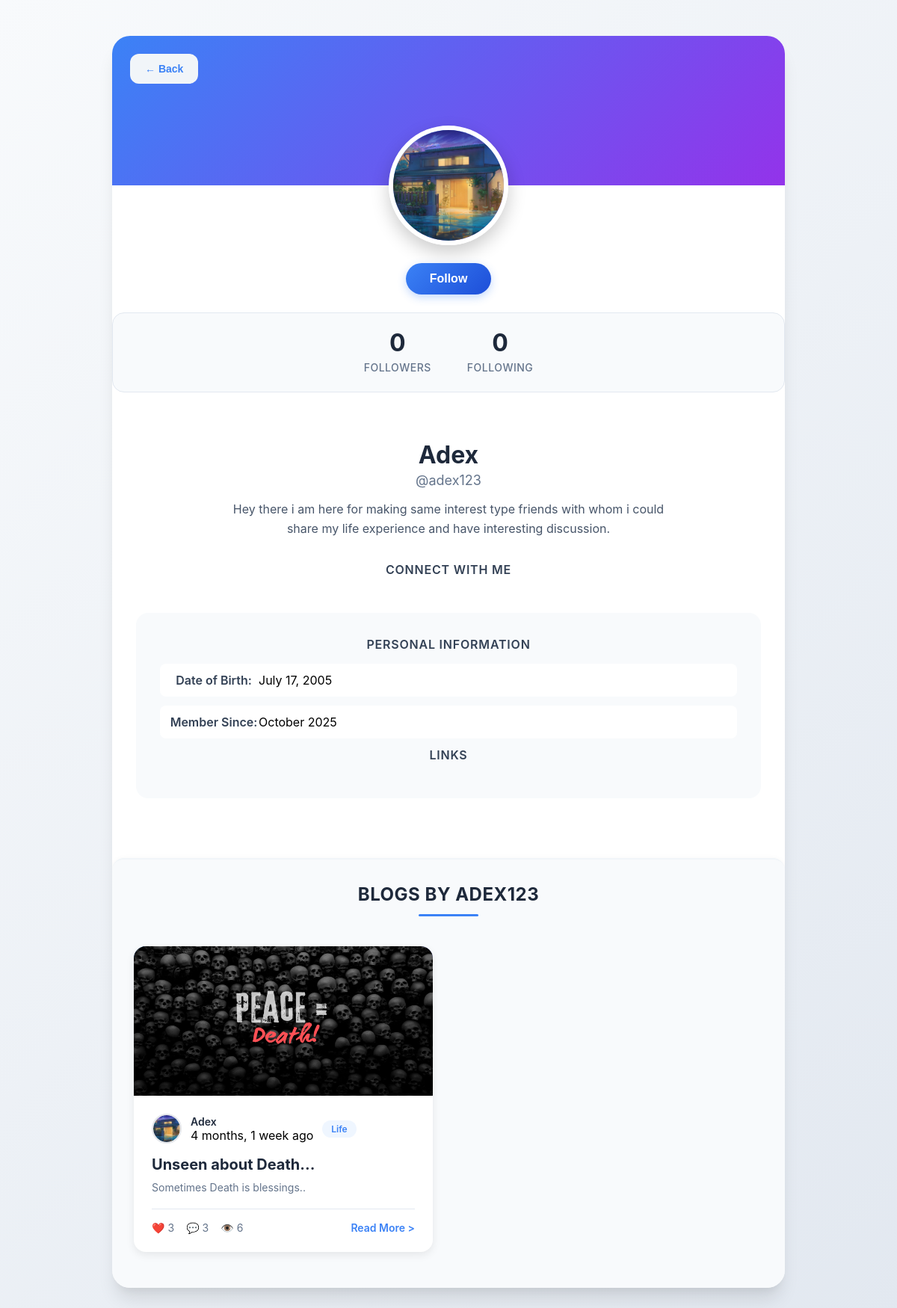
/blogs/user/adex123/ (signed in), run on an earlier commit of the app's database.
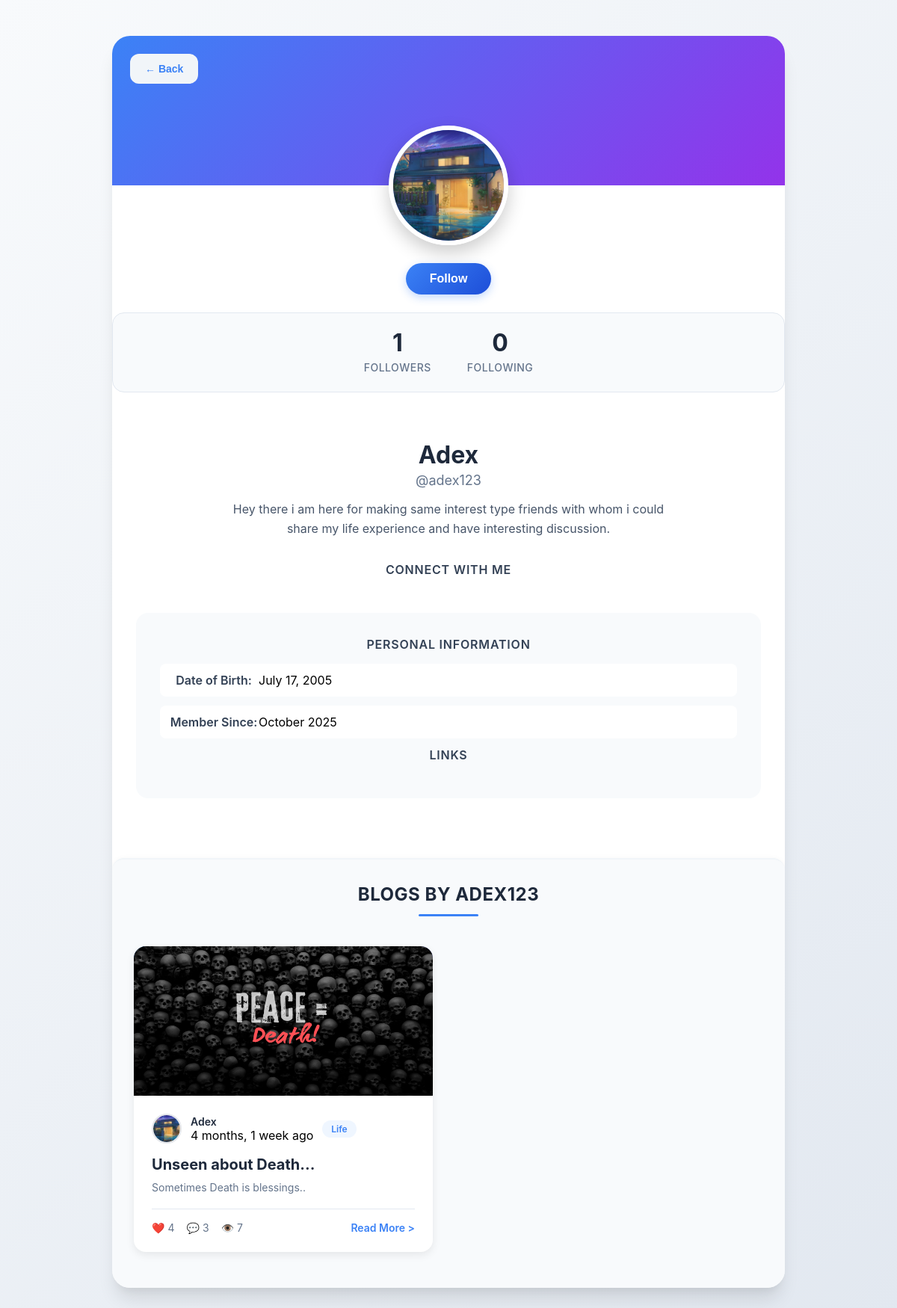
And on a later commit of the database.
### blog/models.py (models this page shows, shortened)
class Profile(models.Model):
    VISIBILITY_CHOICES = [
        ('public', 'Public'),
        ('followers', 'Followers Only'),
        ('private', 'Private'),
    ]
    user = models.OneToOneField(
        User,
        on_delete=models.CASCADE,
        related_name='profile'
    )
    name = models.CharField(max_length=150, blank=True, null=True)
    bio = models.TextField(max_length=300, blank=True, null=True)
    date_of_birth = models.DateField(blank=True, null=True)
    profile_picture = models.ImageField(
        upload_to='profiles/',
        default='default_pic.png',
        blank=True,
        null=True
    )
    website = models.URLField(blank=True, null=True)
    twitter = models.URLField(blank=True, null=True)
    linkedin = models.URLField(blank=True, null=True)
    github = models.URLField(blank=True, null=True)
    instagram = models.URLField(blank=True, null=True)
    profile_visibility = models.CharField(
        max_length=10,
        choices=VISIBILITY_CHOICES,
        default='public'
    )
    created_at = models.DateTimeField(auto_now_add=True)
    updated_at = models.DateTimeField(auto_now=True)

class Blog(models.Model):
    id = models.UUIDField(primary_key=True, default=uuid.uuid4, editable=False)
    author = models.ForeignKey(
        Profile,
        on_delete=models.CASCADE,
        related_name='blogs'
    )
    title = models.CharField(max_length=200)
    slug = models.SlugField(unique=True, max_length=220)
    category = models.ForeignKey(
        Category,
        on_delete=models.SET_NULL,
        null=True,
        related_name='blogs'
    )
    tags = models.ManyToManyField(Tag, blank=True, related_name='blogs')
    image = models.ImageField(upload_to='blogs/', blank=True, null=True)
    excerpt = models.CharField(max_length=300, blank=True)
    content = models.TextField()
    created_at = models.DateTimeField(auto_now_add=True)
    updated_at = models.DateTimeField(auto_now=True)
    is_published = models.BooleanField(default=True)
    views = models.PositiveIntegerField(default=0)
    class Meta:
        ordering = ['-created_at']
    @property
    def like_count(self):
        return self.likes.count()
    @property
    def comment_count(self):
        return self.comments.count()

class Category(models.Model):
    name = models.CharField(max_length=50, unique=True)
    slug = models.SlugField(unique=True)
    description = models.TextField(blank=True, null=True)
    class Meta:
        verbose_name_plural = "Categories"
        ordering = ['name']

### blog/views.py (the view)
# urls.py: path('user/<str:username>/', views.view_user_profile, name='view_user_profile'),
@login_required
def view_user_profile(request, username):
    user_obj = get_object_or_404(User, username=username)
    profile = get_object_or_404(user_obj.profile.__class__, user=user_obj)
    if request.user != user_obj:
        if profile.profile_visibility == 'private':
            return render(request, 'blog/private_profile.html', {'profile': profile})
        if profile.profile_visibility == 'followers':
            is_follower = Follow.objects.filter(follower=request.user, following=user_obj, is_approved=True).exists()
            if not is_follower:
                return render(request, 'blog/followers_only_profile.html', {'profile': profile})
    else:
        is_follower = True
    blogs = Blog.objects.filter(author=profile, is_published=True).order_by('-created_at')
    is_following = Follow.objects.filter(follower=request.user, following=user_obj, is_approved=True).exists()
    followers_count = Follow.objects.filter(following=user_obj, is_approved=True).count()
    following_count = Follow.objects.filter(follower=user_obj, is_approved=True).count()
    return render(request, 'blog/profile_view.html', {
        'profile': profile,
        'blogs': blogs,
        'is_following': is_following,
        'followers_count': followers_count,
        'following_count': following_count,
    })

### blog/templates/blog/profile_view.html (shortened to what this page needs)
{% load static %}
<!DOCTYPE html>
<html lang="en">
<head>
    <link rel="stylesheet" href="{% static 'blog/css/view_profile.css' %}">
</head>
<body>
    <div class="container">
        <div class="profile-card">
            <div class="profile-header">
                <button onclick="history.back()" class="back-button">← Back</button>
            </div>
            <div class="profile-avatar-section">
                <div class="profile-avatar">
                    {% if profile.profile_picture %}
                        <img src="{{ profile.profile_picture.url }}" alt="{{ profile.name }}">
                    {% else %}
                        <img src="{% static 'images/default_profile.png' %}" alt="Default Profile">
                    {% endif %}
                </div>
            </div>
            <div class="follow-btn-container">
                {% if request.user != profile.user %}
                    <button class="follow-btn" id="followButton" data-username="{{ profile.user.username }}">
                        {% if is_following %}
                            Unfollow
                        {% else %}
                            Follow
                        {% endif %}
                    </button>
                {% endif %}
            </div>
            <div class="follow-stats-container">
                <div class="follow-stat">
                    <span class="follow-count">{{ followers_count|default:0 }}</span>
                    <span class="follow-label">Followers</span>
                </div>
                <div class="follow-stat">
                    <span class="follow-count">{{ following_count|default:0 }}</span>
                    <span class="follow-label">Following</span>
                </div>
            </div>
            <div class="profile-content">
                <h1 class="profile-name">{{ profile.name|default:profile.user.username }}</h1>
                <p class="profile-username">@{{ profile.user.username }}</p>
                {% if profile.bio %}
                    <p class="profile-bio">{{ profile.bio }}</p>
                {% endif %}
                <div class="social-section">
                    <h3 class="info-title">Connect With Me</h3>
                </div>
                <div class="profile-info">
                    <h3 class="info-title">Personal Information</h3>
                    <div class="info-item">
                        <span class="info-label">Date of Birth:</span>
                        <span class="info-value">
                            {% if profile.date_of_birth %}
                                {{ profile.date_of_birth|date:"F j, Y" }}
                            {% else %}
                                Not provided
                            {% endif %}
                        </span>
                    </div>
                    <div class="info-item">
                        <span class="info-label">Member Since:</span>
                        <span class="info-value">{{ profile.created_at|date:"F Y" }}</span>
                    </div>
                    <div class="info-section">
                        <h3 class="info-title">Links</h3>
                    </div>
                </div>
            </div>
            <div class="user-blogs-section">
                <h3 class="info-title">Blogs by {{ profile.user.username }}</h3>
                {% if blogs %}
                    <div class="blog-grid">
                        {% for blog in blogs %}
                            <div class="blog-card" id="blog-{{ blog.id }}" data-blog="{{ blog.id }}" data-category="{{ blog.category.name|lower }}">
                                {% if blog.image %}
                                    <img src="{{ blog.image.url }}" alt="{{ blog.title }}" class="blog-image">
                                {% else %}
                                    <div class="blog-image">📝</div>
                                {% endif %}
                                <div class="blog-content">
                                    <div class="blog-meta">
                                        <div class="author-avatar">
                                        {% if blog.author.user.profile.profile_picture %}
                                            <img src="{{ blog.author.user.profile.profile_picture.url }}" alt="{{ blog.author.user.profile.name }}">
                                        {% else %}
                                            <img src="{% static 'uploads/default_profile.png' %}" alt="Default Profile">
                                        {% endif %}
                                    </div>
                                    <div class="author-info">
                                        <div class="author-name"><a href="{% url 'view_user_profile' blog.author.user.username %}">{{ blog.author.user.profile.name }}</a></div>
                                        <div class="blog-date">{{ blog.created_at|timesince }} ago</div>
                                    </div>
                                    {% if blog.category %}
                                        <div class="blog-category">{{ blog.category.name }}</div>
                                    {% endif %}
                                </div>
                                <h3 class="blog-title">{{ blog.title }}</h3>
                                <p class="blog-excerpt">{{ blog.excerpt|truncatechars:120 }}</p>
                                <div class="blog-footer">
                                    <div class="blog-stats">
                                        <div class="stat-item like-btn" data-blog="{{ blog.id }}">
                                            ❤️ <span class="like-count">{{ blog.like_count }}</span>
                                        </div>
                                        <div class="stat-item">💬 <span>{{ blog.comment_count }}</span></div>
                                        <div class="stat-item views">👁️ <span>{{ blog.views }}</span></div>
                                    </div>
                                    <div class="read-more" onclick="openBlogModal(`{{ blog.id }}`,`{{ blog.title|escapejs }}`,`{% if blog.image %}{{ blog.image.url|escapejs }}{% else %}{% static 'uploads/default_blog.jpg' %}{% endif %}`,`{{ blog.content|linebreaksbr|escapejs }}`)">Read More ></div>
                                </div>
                            </div>
                        </div>
                        {% endfor %}
                    </div>
                {% else %}
                    <p class="no-blogs">No blogs published yet.</p>
                {% endif %}
            </div>
        </div>
    </div>
</body>
</html>

### blog/static/blog/css/view_profile.css (style rules this page uses)
* { margin: 0; padding: 0; box-sizing: border-box; }
body { font-family: -apple-system, BlinkMacSystemFont, 'Segoe UI', Roboto, Oxygen, Ubuntu, Cantarell, sans-serif; background: linear-gradient(135deg, #f8fafc 0%, #e2e8f0 100%); min-height: 100vh; padding: 3rem 1rem; }
.container { max-width: 900px; margin: 0 auto; }
.profile-card { background: white; border-radius: 1.5rem; box-shadow: 0 20px 25px -5px rgba(0, 0, 0, 0.1), 0 10px 10px -5px rgba(0, 0, 0, 0.04); overflow: hidden; transition: all 0.3s ease; }
.profile-header { background: linear-gradient(135deg, #3b82f6 0%, #9333ea 100%); height: 200px; position: relative; }
.profile-avatar-section { position: relative; text-align: center; margin-top: -80px; }
.profile-avatar { width: 160px; height: 160px; border-radius: 50%; border: 6px solid white; margin: 0 auto; background: linear-gradient(135deg, #60a5fa 0%, #a78bfa 100%); display: flex; align-items: center; justify-content: center; overflow: hidden; box-shadow: 0 10px 25px rgba(0, 0, 0, 0.2); }
.profile-avatar img { width: 100%; height: 100%; object-fit: cover; }
.profile-content { padding: 2rem; text-align: center; }
.profile-name { font-size: 2rem; font-weight: bold; color: #1e293b; margin-bottom: 0.25rem; word-break: break-word; }
.profile-username { font-size: 1.125rem; color: #64748b; margin-bottom: 1rem; }
.profile-bio { color: #475569; line-height: 1.6; max-width: 600px; margin: 0 auto 2rem; font-size: 1rem; word-wrap: break-word; }
.social-section { margin-bottom: 2rem; }
.info-title { font-size: 1rem; font-weight: 600; color: #334155; text-transform: uppercase; letter-spacing: 0.05em; margin-bottom: 1rem; text-align: center; }
.profile-info { background: #f8fafc; border-radius: 1rem; padding: 2rem; }
.info-item { display: flex; flex-wrap: wrap; align-items: center; justify-content: flex-start; padding: 0.75rem; background: white; border-radius: 0.5rem; margin-bottom: 0.75rem; transition: all 0.3s ease; word-break: break-word; }
.info-label { font-weight: 600; color: #334155; min-width: 120px; }

What changed in the data, as far as the page shows it:
changed Blog "Sometimes Death is blessings..": like_count "3" → "4"; views "6" → "7"
Also different on the page:
{{ followers_count|default:0 }}: "0" → "1"
